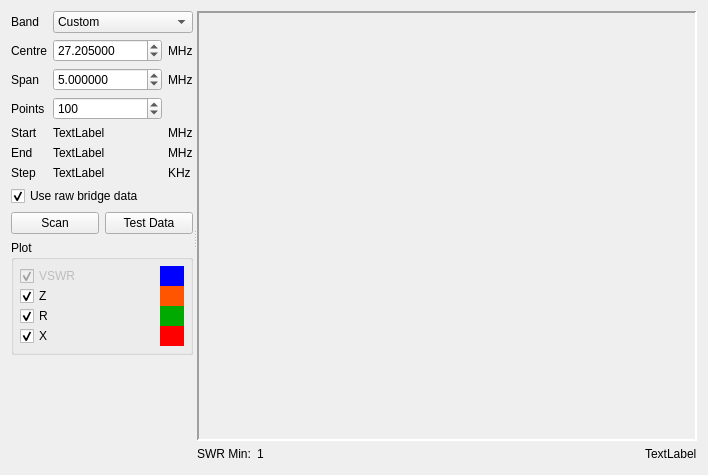
      <widget class="QWidget" name="tab">
       <attribute name="title">
        <string>Scan</string>
       </attribute>
       <layout class="QVBoxLayout" name="verticalLayout_4">
        <item>
         <widget class="QSplitter" name="splitter">
          <property name="orientation">
           <enum>Qt::Horizontal</enum>
          </property>
          <widget class="QWidget" name="widget" native="true">
           <property name="sizePolicy">
            <sizepolicy hsizetype="Preferred" vsizetype="Preferred">
             <horstretch>0</horstretch>
             <verstretch>0</verstretch>
            </sizepolicy>
           </property>
           <property name="maximumSize">
            <size>
             <width>260</width>
             <height>16777215</height>
            </size>
           </property>
           <layout class="QVBoxLayout" name="verticalLayout">
            <item>
             <layout class="QGridLayout" name="gridLayout">
              <item row="4" column="1">
               <widget class="QLabel" name="fstart_disp">
                <property name="text">
                 <string>TextLabel</string>
                </property>
               </widget>
              </item>
              <item row="0" column="1" colspan="2">
               <widget class="QComboBox" name="band_cb">
                <item>
                 <property name="text">
                  <string>Custom</string>
                 </property>
                </item>
                <item>
                 <property name="text">
                  <string>160m</string>
                 </property>
                </item>
                <item>
                 <property name="text">
                  <string>80m</string>
                 </property>
                </item>
                <item>
                 <property name="text">
                  <string>40m</string>
                 </property>
                </item>
                <item>
                 <property name="text">
                  <string>30m</string>
                 </property>
                </item>
                <item>
                 <property name="text">
                  <string>25m</string>
                 </property>
                </item>
                <item>
                 <property name="text">
                  <string>20m</string>
                 </property>
                </item>
                <item>
                 <property name="text">
                  <string>17m</string>
                 </property>
                </item>
                <item>
                 <property name="text">
                  <string>15m</string>
                 </property>
                </item>
                <item>
                 <property name="text">
                  <string>12m</string>
                 </property>
                </item>
                <item>
                 <property name="text">
                  <string>11m (CB)</string>
                 </property>
                </item>
                <item>
                 <property name="text">
                  <string>10m</string>
                 </property>
                </item>
                <item>
                 <property name="text">
                  <string>8m</string>
                 </property>
                </item>
                <item>
                 <property name="text">
                  <string>6m</string>
                 </property>
                </item>
                <item>
                 <property name="text">
                  <string>Full (1-60MHz)</string>
                 </property>
                </item>
                <item>
                 <property name="text">
                  <string>HF (3-30MHz)</string>
                 </property>
                </item>
                <item>
                 <property name="text">
                  <string>12-10m (25-30MHz)</string>
                 </property>
                </item>
               </widget>
              </item>
              <item row="2" column="1">
               <widget class="QDoubleSpinBox" name="fspan">
                <property name="decimals">
                 <number>6</number>
                </property>
                <property name="minimum">
                 <double>0.100000000000000</double>
                </property>
                <property name="maximum">
                 <double>60.000000000000000</double>
                </property>
                <property name="value">
                 <double>5.000000000000000</double>
                </property>
               </widget>
              </item>
              <item row="6" column="1">
               <widget class="QLabel" name="fstep_disp">
                <property name="text">
                 <string>TextLabel</string>
                </property>
               </widget>
              </item>
              <item row="3" column="0">
               <widget class="QLabel" name="label_5">
                <property name="sizePolicy">
                 <sizepolicy hsizetype="Maximum" vsizetype="Preferred">
                  <horstretch>0</horstretch>
                  <verstretch>0</verstretch>
                 </sizepolicy>
                </property>
                <property name="text">
                 <string>Points</string>
                </property>
               </widget>
              </item>
              <item row="5" column="1">
               <widget class="QLabel" name="fend_disp">
                <property name="text">
                 <string>TextLabel</string>
                </property>
               </widget>
              </item>
              <item row="2" column="2">
               <widget class="QLabel" name="label_10">
                <property name="sizePolicy">
                 <sizepolicy hsizetype="Maximum" vsizetype="Preferred">
                  <horstretch>0</horstretch>
                  <verstretch>0</verstretch>
                 </sizepolicy>
                </property>
                <property name="text">
                 <string>MHz</string>
                </property>
               </widget>
              </item>
              <item row="6" column="0">
               <widget class="QLabel" name="label_4">
                <property name="sizePolicy">
                 <sizepolicy hsizetype="Maximum" vsizetype="Preferred">
                  <horstretch>0</horstretch>
                  <verstretch>0</verstretch>
                 </sizepolicy>
                </property>
                <property name="text">
                 <string>Step</string>
                </property>
               </widget>
              </item>
              <item row="1" column="2">
               <widget class="QLabel" name="label_6">
                <property name="sizePolicy">
                 <sizepolicy hsizetype="Maximum" vsizetype="Preferred">
                  <horstretch>0</horstretch>
                  <verstretch>0</verstretch>
                 </sizepolicy>
                </property>
                <property name="text">
                 <string>MHz</string>
                </property>
               </widget>
              </item>
              <item row="6" column="2">
               <widget class="QLabel" name="label_9">
                <property name="sizePolicy">
                 <sizepolicy hsizetype="Maximum" vsizetype="Preferred">
                  <horstretch>0</horstretch>
                  <verstretch>0</verstretch>
                 </sizepolicy>
                </property>
                <property name="text">
                 <string>KHz</string>
                </property>
               </widget>
              </item>
              <item row="4" column="2">
               <widget class="QLabel" name="label_7">
                <property name="sizePolicy">
                 <sizepolicy hsizetype="Maximum" vsizetype="Preferred">
                  <horstretch>0</horstretch>
                  <verstretch>0</verstretch>
                 </sizepolicy>
                </property>
                <property name="text">
                 <string>MHz</string>
                </property>
               </widget>
              </item>
              <item row="5" column="2">
               <widget class="QLabel" name="label_8">
                <property name="sizePolicy">
                 <sizepolicy hsizetype="Maximum" vsizetype="Preferred">
                  <horstretch>0</horstretch>
                  <verstretch>0</verstretch>
                 </sizepolicy>
                </property>
                <property name="text">
                 <string>MHz</string>
                </property>
               </widget>
              </item>
              <item row="1" column="1">
               <widget class="QDoubleSpinBox" name="fcentre">
                <property name="decimals">
                 <number>6</number>
                </property>
                <property name="maximum">
                 <double>60.000000000000000</double>
                </property>
                <property name="value">
                 <double>27.204999999999998</double>
                </property>
               </widget>
              </item>
              <item row="5" column="0">
               <widget class="QLabel" name="label_3">
                <property name="sizePolicy">
                 <sizepolicy hsizetype="Maximum" vsizetype="Preferred">
                  <horstretch>0</horstretch>
                  <verstretch>0</verstretch>
                 </sizepolicy>
                </property>
                <property name="text">
                 <string>End</string>
                </property>
               </widget>
              </item>
              <item row="4" column="0">
               <widget class="QLabel" name="label_2">
                <property name="sizePolicy">
                 <sizepolicy hsizetype="Maximum" vsizetype="Preferred">
                  <horstretch>0</horstretch>
                  <verstretch>0</verstretch>
                 </sizepolicy>
                </property>
                <property name="text">
                 <string>Start</string>
                </property>
               </widget>
              </item>
              <item row="1" column="0">
               <widget class="QLabel" name="label">
                <property name="sizePolicy">
                 <sizepolicy hsizetype="Maximum" vsizetype="Preferred">
                  <horstretch>0</horstretch>
                  <verstretch>0</verstretch>
                 </sizepolicy>
                </property>
                <property name="text">
                 <string>Centre</string>
                </property>
               </widget>
              </item>
              <item row="0" column="0">
               <widget class="QLabel" name="label_13">
                <property name="text">
                 <string>Band</string>
                </property>
               </widget>
              </item>
              <item row="2" column="0">
               <widget class="QLabel" name="label_11">
                <property name="sizePolicy">
                 <sizepolicy hsizetype="Maximum" vsizetype="Preferred">
                  <horstretch>0</horstretch>
                  <verstretch>0</verstretch>
                 </sizepolicy>
                </property>
                <property name="text">
                 <string>Span</string>
                </property>
               </widget>
              </item>
              <item row="3" column="1">
               <widget class="QSpinBox" name="point_count">
                <property name="minimum">
                 <number>1</number>
                </property>
                <property name="maximum">
                 <number>999</number>
                </property>
                <property name="value">
                 <number>100</number>
                </property>
               </widget>
              </item>
              <item row="7" column="0" colspan="3">
               <widget class="QCheckBox" name="useraw_chk">
                <property name="text">
                 <string>Use raw bridge data</string>
                </property>
                <property name="checked">
                 <bool>true</bool>
                </property>
               </widget>
              </item>
             </layout>
            </item>
            <item>
             <layout class="QHBoxLayout" name="horizontalLayout_3">
              <item>
               <widget class="QPushButton" name="scanBtn">
                <property name="text">
                 <string>Scan</string>
                </property>
               </widget>
              </item>
              <item>
               <widget class="QPushButton" name="scanDummyBtn">
                <property name="text">
                 <string>Test Data</string>
                </property>
               </widget>
              </item>
             </layout>
            </item>
            <item>
             <widget class="QGroupBox" name="groupBox">
              <property name="title">
               <string>Plot</string>
              </property>
              <layout class="QGridLayout" name="gridLayout_2">
               <property name="verticalSpacing">
                <number>0</number>
               </property>
               <property name="margin">
                <number>6</number>
               </property>
               <item row="1" column="1">
                <widget class="QWidget" name="widget_5" native="true">
                 <property name="maximumSize">
                  <size>
                   <width>24</width>
                   <height>16777215</height>
                  </size>
                 </property>
                 <property name="palette">
                  <palette>
                   <active>
                    <colorrole role="Window">
                     <brush brushstyle="SolidPattern">
                      <color alpha="255">
                       <red>255</red>
                       <green>85</green>
                       <blue>0</blue>
                      </color>
                     </brush>
                    </colorrole>
                   </active>
                   <inactive>
                    <colorrole role="Window">
                     <brush brushstyle="SolidPattern">
                      <color alpha="255">
                       <red>255</red>
                       <green>85</green>
                       <blue>0</blue>
                      </color>
                     </brush>
                    </colorrole>
                   </inactive>
                   <disabled>
                    <colorrole role="Window">
                     <brush brushstyle="SolidPattern">
                      <color alpha="255">
                       <red>255</red>
                       <green>85</green>
                       <blue>0</blue>
                      </color>
                     </brush>
                    </colorrole>
                   </disabled>
                  </palette>
                 </property>
                 <property name="autoFillBackground">
                  <bool>true</bool>
                 </property>
                </widget>
               </item>
               <item row="0" column="1">
                <widget class="QWidget" name="widget_4" native="true">
                 <property name="maximumSize">
                  <size>
                   <width>24</width>
                   <height>16777215</height>
                  </size>
                 </property>
                 <property name="palette">
                  <palette>
                   <active>
                    <colorrole role="Base">
                     <brush brushstyle="SolidPattern">
                      <color alpha="255">
                       <red>255</red>
                       <green>255</green>
                       <blue>255</blue>
                      </color>
                     </brush>
                    </colorrole>
                    <colorrole role="Window">
                     <brush brushstyle="SolidPattern">
                      <color alpha="255">
                       <red>0</red>
                       <green>0</green>
                       <blue>255</blue>
                      </color>
                     </brush>
                    </colorrole>
                   </active>
                   <inactive>
                    <colorrole role="Base">
                     <brush brushstyle="SolidPattern">
                      <color alpha="255">
                       <red>255</red>
                       <green>255</green>
                       <blue>255</blue>
                      </color>
                     </brush>
                    </colorrole>
                    <colorrole role="Window">
                     <brush brushstyle="SolidPattern">
                      <color alpha="255">
                       <red>0</red>
                       <green>0</green>
                       <blue>255</blue>
                      </color>
                     </brush>
                    </colorrole>
                   </inactive>
                   <disabled>
                    <colorrole role="Base">
                     <brush brushstyle="SolidPattern">
                      <color alpha="255">
                       <red>0</red>
                       <green>0</green>
                       <blue>255</blue>
                      </color>
                     </brush>
                    </colorrole>
                    <colorrole role="Window">
                     <brush brushstyle="SolidPattern">
                      <color alpha="255">
                       <red>0</red>
                       <green>0</green>
                       <blue>255</blue>
                      </color>
                     </brush>
                    </colorrole>
                   </disabled>
                  </palette>
                 </property>
                 <property name="autoFillBackground">
                  <bool>true</bool>
                 </property>
                </widget>
               </item>
               <item row="3" column="1">
                <widget class="QWidget" name="widget_6" native="true">
                 <property name="maximumSize">
                  <size>
                   <width>24</width>
                   <height>16777215</height>
                  </size>
                 </property>
                 <property name="palette">
                  <palette>
                   <active>
                    <colorrole role="Window">
                     <brush brushstyle="SolidPattern">
                      <color alpha="255">
                       <red>255</red>
                       <green>0</green>
                       <blue>0</blue>
                      </color>
                     </brush>
                    </colorrole>
                   </active>
                   <inactive>
                    <colorrole role="Window">
                     <brush brushstyle="SolidPattern">
                      <color alpha="255">
                       <red>255</red>
                       <green>0</green>
                       <blue>0</blue>
                      </color>
                     </brush>
                    </colorrole>
                   </inactive>
                   <disabled>
                    <colorrole role="Window">
                     <brush brushstyle="SolidPattern">
                      <color alpha="255">
                       <red>255</red>
                       <green>0</green>
                       <blue>0</blue>
                      </color>
                     </brush>
                    </colorrole>
                   </disabled>
                  </palette>
                 </property>
                 <property name="autoFillBackground">
                  <bool>true</bool>
                 </property>
                </widget>
               </item>
               <item row="2" column="1">
                <widget class="QWidget" name="widget_3" native="true">
                 <property name="maximumSize">
                  <size>
                   <width>24</width>
                   <height>16777215</height>
                  </size>
                 </property>
                 <property name="palette">
                  <palette>
                   <active>
                    <colorrole role="Window">
                     <brush brushstyle="SolidPattern">
                      <color alpha="255">
                       <red>0</red>
                       <green>170</green>
                       <blue>0</blue>
                      </color>
                     </brush>
                    </colorrole>
                   </active>
                   <inactive>
                    <colorrole role="Window">
                     <brush brushstyle="SolidPattern">
                      <color alpha="255">
                       <red>0</red>
                       <green>170</green>
                       <blue>0</blue>
                      </color>
                     </brush>
                    </colorrole>
                   </inactive>
                   <disabled>
                    <colorrole role="Window">
                     <brush brushstyle="SolidPattern">
                      <color alpha="255">
                       <red>0</red>
                       <green>170</green>
                       <blue>0</blue>
                      </color>
                     </brush>
                    </colorrole>
                   </disabled>
                  </palette>
                 </property>
                 <property name="autoFillBackground">
                  <bool>true</bool>
                 </property>
                </widget>
               </item>
               <item row="0" column="0">
                <widget class="QCheckBox" name="checkBox">
                 <property name="enabled">
                  <bool>false</bool>
                 </property>
                 <property name="text">
                  <string>VSWR</string>
                 </property>
                 <property name="checked">
                  <bool>true</bool>
                 </property>
                </widget>
               </item>
               <item row="1" column="0">
                <widget class="QCheckBox" name="plotz_chk">
                 <property name="text">
                  <string>Z</string>
                 </property>
                 <property name="checked">
                  <bool>true</bool>
                 </property>
                </widget>
               </item>
               <item row="2" column="0">
                <widget class="QCheckBox" name="plotr_chk">
                 <property name="text">
                  <string>R</string>
                 </property>
                 <property name="checked">
                  <bool>true</bool>
                 </property>
                </widget>
               </item>
               <item row="3" column="0">
                <widget class="QCheckBox" name="plotx_chk">
                 <property name="text">
                  <string>X</string>
                 </property>
                 <property name="checked">
                  <bool>true</bool>
                 </property>
                </widget>
               </item>
              </layout>
             </widget>
            </item>
            <item>
             <spacer name="verticalSpacer">
              <property name="orientation">
               <enum>Qt::Vertical</enum>
              </property>
              <property name="sizeHint" stdset="0">
               <size>
                <width>20</width>
                <height>109</height>
               </size>
              </property>
             </spacer>
            </item>
           </layout>
          </widget>
          <widget class="QWidget" name="verticalLayoutWidget">
           <layout class="QVBoxLayout" name="verticalLayout_2">
            <property name="spacing">
             <number>3</number>
            </property>
            <item>
             <widget class="GraphCanvas" name="canvas1">
              <property name="palette">
               <palette>
                <active>
                 <colorrole role="Base">
                  <brush brushstyle="SolidPattern">
                   <color alpha="255">
                    <red>255</red>
                    <green>255</green>
                    <blue>255</blue>
                   </color>
                  </brush>
                 </colorrole>
                 <colorrole role="Window">
                  <brush brushstyle="SolidPattern">
                   <color alpha="255">
                    <red>255</red>
                    <green>255</green>
                    <blue>255</blue>
                   </color>
                  </brush>
                 </colorrole>
                </active>
                <inactive>
                 <colorrole role="Base">
                  <brush brushstyle="SolidPattern">
                   <color alpha="255">
                    <red>255</red>
                    <green>255</green>
                    <blue>255</blue>
                   </color>
                  </brush>
                 </colorrole>
                 <colorrole role="Window">
                  <brush brushstyle="SolidPattern">
                   <color alpha="255">
                    <red>255</red>
                    <green>255</green>
                    <blue>255</blue>
                   </color>
                  </brush>
                 </colorrole>
                </inactive>
                <disabled>
                 <colorrole role="Base">
                  <brush brushstyle="SolidPattern">
                   <color alpha="255">
                    <red>255</red>
                    <green>255</green>
                    <blue>255</blue>
                   </color>
                  </brush>
                 </colorrole>
                 <colorrole role="Window">
                  <brush brushstyle="SolidPattern">
                   <color alpha="255">
                    <red>255</red>
                    <green>255</green>
                    <blue>255</blue>
                   </color>
                  </brush>
                 </colorrole>
                </disabled>
               </palette>
              </property>
              <property name="frameShape">
               <enum>QFrame::Panel</enum>
              </property>
              <property name="frameShadow">
               <enum>QFrame::Sunken</enum>
              </property>
              <property name="lineWidth">
               <number>2</number>
              </property>
              <widget class="GraphCursor" name="cursor" native="true">
               <property name="geometry">
                <rect>
                 <x>0</x>
                 <y>0</y>
                 <width>120</width>
                 <height>80</height>
                </rect>
               </property>
              </widget>
             </widget>
            </item>
            <item>
             <widget class="QWidget" name="widget_2" native="true">
              <property name="maximumSize">
               <size>
                <width>16777215</width>
                <height>20</height>
               </size>
              </property>
              <layout class="QHBoxLayout" name="horizontalLayout">
               <property name="margin">
                <number>0</number>
               </property>
               <item>
                <widget class="QLabel" name="label_12">
                 <property name="text">
                  <string>SWR Min:</string>
                 </property>
                </widget>
               </item>
               <item>
                <widget class="QLabel" name="swr_min_disp">
                 <property name="text">
                  <string>1</string>
                 </property>
                </widget>
               </item>
               <item>
                <spacer name="horizontalSpacer">
                 <property name="orientation">
                  <enum>Qt::Horizontal</enum>
                 </property>
                 <property name="sizeHint" stdset="0">
                  <size>
                   <width>379</width>
                   <height>17</height>
                  </size>
                 </property>
                </spacer>
               </item>
               <item>
                <widget class="QLabel" name="cursor_disp">
                 <property name="text">
                  <string>TextLabel</string>
                 </property>
                </widget>
               </item>
              </layout>
             </widget>
            </item>
           </layout>
          </widget>
         </widget>
        </item>
       </layout>
      </widget>
